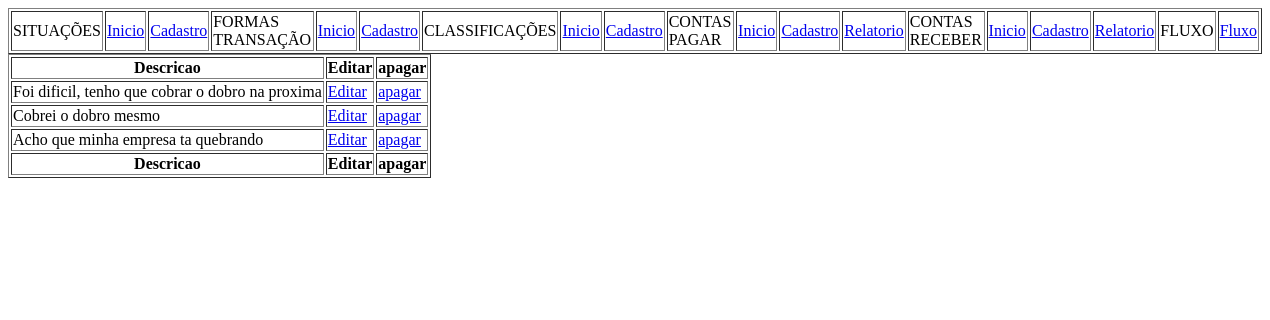
Before: /daminhaconta/receber/ with the older database file.
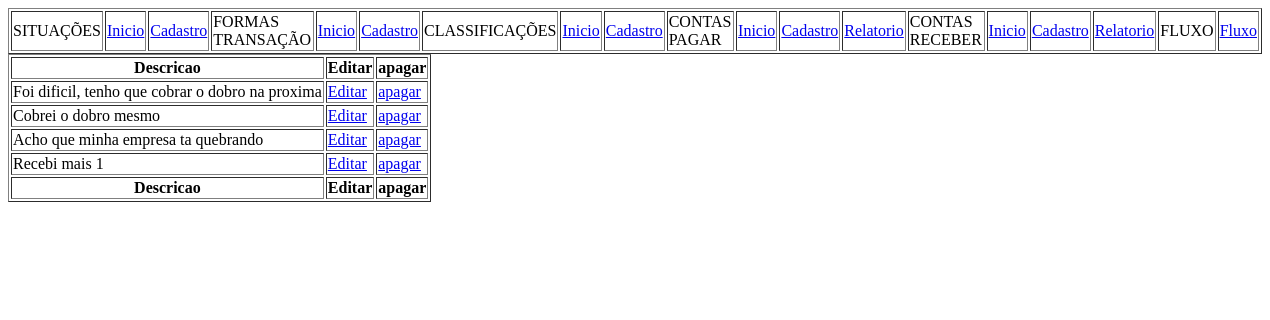
After: the same page with the newer database file.
### receber/models.py (models this page shows)
class Receber(models.Model):
	data_recebimento = models.DateField(null=True)
	descricao = models.CharField(max_length=200)
	classificacao = models.ForeignKey(Classificacao, on_delete=models.SET_NULL, null = True)
	transacao = models.ForeignKey(Transacao, on_delete=models.SET_NULL, null = True)
	situacao = models.ForeignKey(Situacao, on_delete=models.SET_NULL, null = True)
	valor = models.FloatField(null=True, blank=True, default=None)
	tag = models.CharField(max_length=1,null=False,default='R')

### receber/views.py (the view)
# urls.py: path('receber/', views.read),
def read(request):
    recebimentos = Receber.objects.all()
    template = loader.get_template('receber/index.html')
    context ={
        'recebimentos':recebimentos,
    }
    return HttpResponse(template.render(context,request))

### receber/templates/receber/index.html
<table border='1'>
    <tr>
        <td>SITUAÇÕES</td>
        <td>
            <a href="/daminhaconta/situacao/">Inicio</a>
        </td>
        <td>
            <a href="/daminhaconta/situacao/cadastro/">Cadastro</a>
        </td>
        <td>FORMAS TRANSAÇÃO</td>
        <td>
            <a href="/daminhaconta/transacao/">Inicio</a>
        </td>
        <td>
            <a href="/daminhaconta/transacao/cadastro/">Cadastro</a>
        </td>
        <td>CLASSIFICAÇÕES</td>
        <td>
            <a href="/daminhaconta/classificacao/">Inicio</a>
        </td>
        <td>
            <a href="/daminhaconta/classificacao/cadastro/">Cadastro</a>
        </td>
        <td>CONTAS PAGAR</td>
        <td>
            <a href="/daminhaconta/pagar/">Inicio</a>
        </td>
        <td>
            <a href="/daminhaconta/pagar/cadastro/">Cadastro</a>
        </td>
        <td>
            <a href="/daminhaconta/pagar/relatorio/">Relatorio</a>
        </td>
        <td>CONTAS RECEBER</td>
        <td>
            <a href="/daminhaconta/receber/">Inicio</a>
        </td>
        <td>
            <a href="/daminhaconta/receber/cadastro/">Cadastro</a>
        </td>
        <td>
            <a href="/daminhaconta/receber/relatorio/">Relatorio</a>
        </td>
        <td>FLUXO</td>
        <td>
            <a href="/daminhaconta/fluxo/">Fluxo</a>
        </td>
    </tr>
</table>
<table border=1>
    <thead>
        <tr>
            <th>Descricao</th>
            <th>Editar</th>
            <th>apagar</th>
        </tr>
    </thead>
    <tbody>
        {% for receber in recebimentos %}
        <tr>
            <td>{{receber.descricao}}</td>
            <td>
                <a href="atualizacao/{{receber.id}}">Editar</a>
            </td>
            <td>
            <a href="delete/{{receber.id}}">apagar</a>
            </td>
        </tr>
        {% endfor %}
    </tbody>
    <thead>
        <tr>
            <th>Descricao</th>
            <th>Editar</th>
            <th>apagar</th>
        </tr>
    </thead>
</table>

Changed rows visible on the page:
added Receber: descricao "Recebi mais 1"
